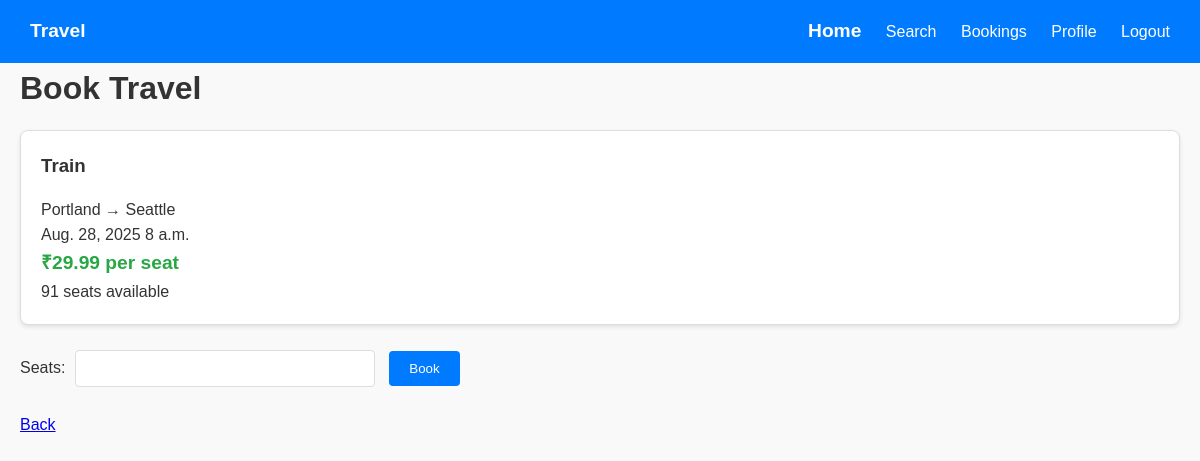
/book/TR005/ (signed in), run on the app's committed database.
### booking/models.py (models this page shows, shortened)
class TravelOption(models.Model):
    TRAVEL_TYPES = [
        ('flight', 'Flight'),
        ('train', 'Train'),
        ('bus', 'Bus'),
    ]
    travel_id = models.CharField(max_length=20, unique=True)
    type = models.CharField(max_length=10, choices=TRAVEL_TYPES)
    source = models.CharField(max_length=100)
    destination = models.CharField(max_length=100)
    departure_date = models.DateField()
    departure_time = models.TimeField()
    arrival_date = models.DateField()
    arrival_time = models.TimeField()
    price = models.DecimalField(
        max_digits=10,
        decimal_places=2,
        validators=[MinValueValidator(0.01)]
    )
    available_seats = models.PositiveIntegerField(
        validators=[MinValueValidator(0)]
    )
    total_seats = models.PositiveIntegerField(
        validators=[MinValueValidator(1), MaxValueValidator(500)]
    )
    created_at = models.DateTimeField(auto_now_add=True)
    updated_at = models.DateTimeField(auto_now=True)
    class Meta:
        ordering = ['departure_date', 'departure_time']
    @property
    def date(self):
        return self.departure_date
    @property
    def time(self):
        return self.departure_time

### booking/views.py (the view)
# urls.py: path('book/<str:travel_id>/', views.book_travel_view, name='book_travel'),
@login_required
def book_travel_view(request, travel_id):
    travel_option = get_object_or_404(TravelOption, travel_id=travel_id)
    if travel_option.available_seats <= 0:
        messages.error(request, 'No seats available')
        return redirect('travel_options')
    if request.method == 'POST':
        form = BookingForm(request.POST, travel_option=travel_option)
        if form.is_valid():
            booking = form.save(commit=False)
            booking.user = request.user
            booking.travel_option = travel_option
            booking = form.save()
            messages.success(request, f'Booking confirmed! ID: {booking.booking_id}')
            return redirect('my_bookings')
    else:
        form = BookingForm(travel_option=travel_option)
    return render(request, 'booking/book_travel.html', {'form': form, 'travel_option': travel_option})

### booking/forms.py (shortened to what this page needs)
class BookingForm(forms.ModelForm):
    class Meta:
        model = Booking
        fields = ['number_of_seats']
    def __init__(self, *args, **kwargs):
        self.travel_option = kwargs.pop('travel_option', None)
        super().__init__(*args, **kwargs)

### templates/booking/book_travel.html (shortened to what this page needs)
{% extends 'base.html' %}
{% block content %}
<h1>Book Travel</h1>
<div class="card">
    <h3>{{ travel_option.get_type_display }}</h3>
    <p>{{ travel_option.source }} → {{ travel_option.destination }}</p>
    <p>{{ travel_option.date }} {{ travel_option.time }}</p>
    <p class="price">₹{{ travel_option.price }} per seat</p>
    <p>{{ travel_option.available_seats }} seats available</p>
</div>
<form method="post">
    <label>Seats:</label>
    {{ form.number_of_seats }}
    <button type="submit" class="btn">Book</button>
</form>
<a href="{% url 'travel_options' %}">Back</a>
{% endblock %}

### static/css/style.css (style rules this page uses)
* { margin: 0; padding: 0; box-sizing: border-box; }
body { font-family: Arial, sans-serif; line-height: 1.6; color: #333; background: #f9f9f9; }
h1, h2, h3 { margin-bottom: 1rem; }
.btn { background: #007bff; color: white; padding: 10px 20px; text-decoration: none; border: none; border-radius: 4px; cursor: pointer; display: inline-block; margin: 5px; }
.card { background: white; border: 1px solid #ddd; border-radius: 8px; padding: 20px; box-shadow: 0 2px 4px rgba(0,0,0,0.1); }
.price { font-size: 1.2em; font-weight: bold; color: #28a745; }
form { margin: 20px 0; }
input, select, textarea, button { padding: 10px; margin: 5px; border: 1px solid #ddd; border-radius: 4px; width: 100%; max-width: 300px; }
button { width: auto; background: #007bff; color: white; cursor: pointer; }

### data on the page
TravelOption: type "Train", source "Portland", destination "Seattle", date "Aug. 28, 2025", time "8 a.m.", price "29.99", available_seats "91"
